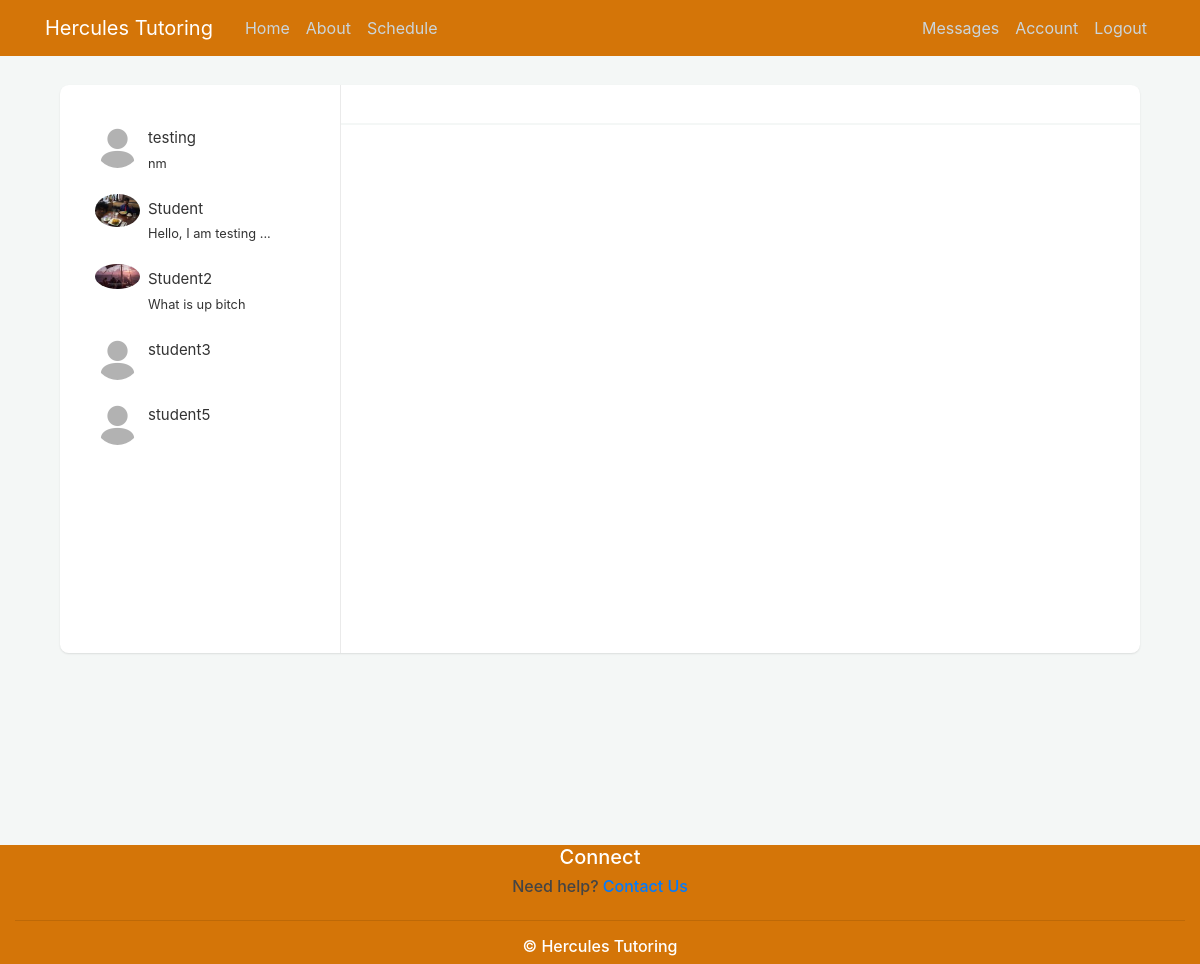
Page /message (signed in) on the committed database.
### GRETutoring/models.py (models this page shows, shortened)
class User(db.Model, UserMixin):
    id = db.Column(db.Integer, primary_key=True)
    username = db.Column(db.String(20), unique=True, nullable=False)
    email=db.Column(db.String(120), unique=True, nullable=False)
    role = db.Column(db.String(20), nullable=False, default = "Student") # Student, Tutor, Pending, and Admin
    image_file = db.Column(db.String(20), nullable=False, default='default.jpg') #nullable=False, since they have to have at least the default
    password = db.Column(db.String(60), nullable=False)
    about = db.Column(db.Text(), nullable=True, default = "Bio")
    credits = db.Column(db.Integer, default=0)
    skype_id = db.Column(db.String(120), nullable=True, default="")
    hangouts_id = db.Column(db.String(120), nullable=True, default="")
    paypal_info = db.Column(db.String(120), nullable=True, default="")
    time_zone = db.Column(db.String(120), nullable=True, default="UTC")
    student_classes = db.relationship('Event', backref='student', lazy=True, foreign_keys='Event.student_id')
    tutor_classes = db.relationship('Event', backref='tutor', lazy=True, foreign_keys='Event.tutor_id')
    tutor_free_slots = db.relationship('FreeSlot', backref='tutor', lazy=True)
    sent_messages = db.relationship('Message', backref='sender', lazy=True, foreign_keys='Message.sender_id')
    received_messages = db.relationship('Message', backref='recipient', lazy=True, foreign_keys='Message.recipient_id')
    reviews_about = db.relationship('Review', backref='tutor', lazy=True, foreign_keys='Review.tutor_id')
    reviews_written = db.relationship('Review', backref='student', lazy=True, foreign_keys='Review.student_id')

class Message(db.Model):
    id = db.Column(db.Integer, primary_key=True)
    message_text = db.Column(db.Text(), nullable=False)
    date_time = db.Column(db.DateTime, nullable=False)
    sender_id = db.Column(db.Integer, db.ForeignKey('user.id'), nullable=False)
    recipient_id = db.Column(db.Integer, db.ForeignKey('user.id'), nullable=False)

### GRETutoring/messaging/routes.py (the view)
@messaging.route('/message')
@login_required
def message():
    associated_classes = current_user.student_classes if current_user.role=="Student" else current_user.tutor_classes
    if current_user.role=="Student":
        associated_users = set([event.tutor_id for event in associated_classes])
    else:
        associated_users = set([event.student_id for event in associated_classes])
    associated_usernames = []
    associated_image_files = []
    user_dict = {}
    users_list = []
    for id in associated_users:
        associated_user = User.query.filter(User.id==id).first()
        user_dict["username"] = associated_user.username
        user_dict["image_file"] = url_for('static', filename="profile_pics/" + associated_user.image_file)
        user_dict["time_zone"] = associated_user.time_zone
        received_messages = Message.query.filter_by(sender_id=associated_user.id, recipient_id=current_user.id).all()
        received_messages += Message.query.filter_by(sender_id=current_user.id, recipient_id=associated_user.id).all()
        received_messages.sort(key=lambda x:x.date_time)
        user_dict["last_received_message"] = "" if not received_messages else received_messages[-1].message_text
        if len(user_dict["last_received_message"]) >= 20:
            user_dict["last_received_message"] = user_dict["last_received_message"][:20] + "..."
        users_list.append(user_dict)
        user_dict = {}
    return render_template("message.html", users = users_list, users_json=json.dumps(users_list))

### GRETutoring/models.py (called while the page is built)
@login_manager.user_loader
def load_user(id):
    return User.query.get(int(id))

### GRETutoring/templates/message.html (shortened to what this page needs)
{% extends 'layout.html' %}
{% block content %}
<body>
<link rel="stylesheet" type="text/css" href="{{ url_for('static', filename='message.css') }}">
<link href="https://maxcdn.bootstrapcdn.com/font-awesome/4.7.0/css/font-awesome.min.css" rel="stylesheet" />
<div class="container">
<div class="row clearfix">
    <div class="col-lg-12">
        <div class="card chat-app">
            <div id="plist" class="people-list">
                <ul class="list-unstyled chat-list mt-2 mb-0">
                    {% for user in users %}
                        <li class="clearfix chat-recipients" id="{{ user.username }}" >
                            <img src="{{ user.image_file }}" alt="avatar">
                            <div class="about">
                                <div class="name mt-1">{{ user.username }}</div>
                                <small id="{{ user.username }}_last_received_message">{{ user.last_received_message }}</small>
                            </div>
                        </li>
                    {% endfor %}
                </ul>
            </div>
            <div class="chat">
                <div class="chat-header clearfix">
                    <div class="row">
                        <div class="col-lg-6">
                            <div class="chat-about">
                            </div>
                        </div>
                    </div>
                </div>
                <div class="chat-history" id="chat_history">
                    <ul class="m-b-0" id="messages">
                    </ul>
                </div>
            </div>
        </div>
    </div>
</div>
</div>
</body>
{% endblock content %}

### GRETutoring/static/main.css (style rules this page uses)
body { background: #fafafa; color: #333333; margin-top: 5rem; }

### GRETutoring/static/message.css (style rules this page uses)
body { background-color: #f4f7f6; margin-top:20px; }
.card { background: #fff; transition: .5s; border: 0; margin-bottom: 30px; border-radius: .55rem; position: relative; width: 100%; box-shadow: 0 1px 2px 0 rgb(0 0 0 / 10%); }
.chat-app .people-list { width: 280px; position: absolute; left: 0; top: 0; padding: 20px; z-index: 7 }
.chat-app .chat { margin-left: 280px; border-left: 1px solid #eaeaea }
.people-list { -moz-transition: .5s; -o-transition: .5s; -webkit-transition: .5s; transition: .5s }
.people-list .chat-list li { padding: 10px 15px; list-style: none; border-radius: 3px }
.people-list .chat-list li .name { font-size: 15px }
.people-list .chat-list img { width: 45px; border-radius: 50% }
.people-list img { float: left; border-radius: 50% }
.people-list .about { float: left; padding-left: 8px }
.chat .chat-header { padding: 15px 20px; border-bottom: 2px solid #f4f7f6 }
.chat .chat-header .chat-about { float: left; padding-left: 10px }
.chat .chat-history { height: 30rem; overflow: auto; padding: 20px; border-bottom: 2px solid #fff }
.chat .chat-history ul { padding: 0 }
body { padding-top: 65px; }
.clearfix:after { visibility: hidden; display: block; font-size: 0; content: " "; clear: both; height: 0 }
@media only screen and (min-device-width: 768px) and (max-device-width: 1024px) and (orientation: landscape) and (-webkit-min-device-pixel-ratio: 1) { .chat-app .chat-list { height: 480px; overflow-x: auto } }
@media only screen and (min-device-width: 768px) and (max-device-width: 1024px) and (orientation: landscape) and (-webkit-min-device-pixel-ratio: 1) { .chat-app .chat-history { height: calc(100vh - 350px); overflow-x: auto } }

### rows in the picture
User: username "testing"
Message: last_received_message "nm"
User: shows a picture, username "Student", last_received_message "Hello, I am testing ..."
User: username "Student2"
Message: last_received_message "What is up bitch"
User: username "student3"
User: username "student5"
